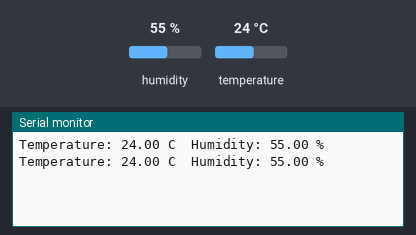
Recording of a sketch running on a simulated Arduino Uno, built with avr-gcc and run on an emulated ATmega328P. Parts: the last lines printed to the serial monitor. Inputs (shaded band) come from the test bench; at power-on: humidity 55 %, temperature 24 °C.

Above: at 2.8 s.
2.9 s: humidity set to 22 %
At 4.4 s:
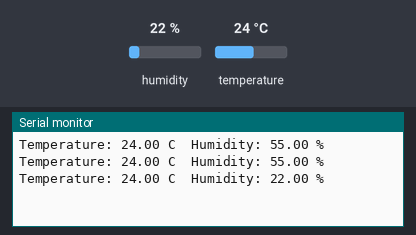
5.6 s: temperature set to 12 °C
At 7.4 s:
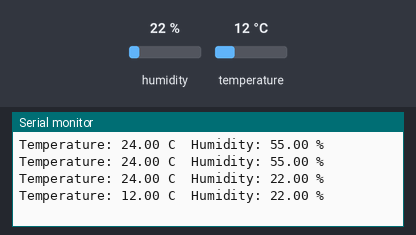
8.3 s: humidity set to 40 %
At 10.9 s:
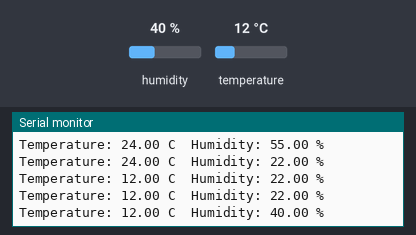
Timing chart, 0 to 12.4 s (numbered marks = the images above; inputs shaded):
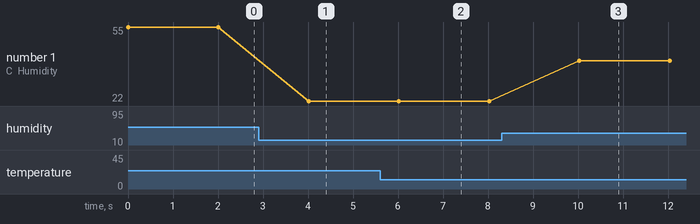

The sketch:

dht22_test.ino
```cpp
#include <DHT.h>

#define DHTPIN 2
#define DHTTYPE DHT22

DHT dht(DHTPIN, DHTTYPE);

void setup() {
  Serial.begin(9600);
  dht.begin();
}

void loop() {

  Serial.print("Temperature: ");
  Serial.print(dht.readTemperature());

  Serial.print(" C  Humidity: ");
  Serial.print(dht.readHumidity());

  Serial.println(" %");

  delay(2000);
}
```

Measured:
- after the input at 2.9 s, the serial monitor: prints a new line after 1.1 s (image 1)
- after the input at 5.6 s, the serial monitor: prints a new line after 0.42 s (image 2)
- after the input at 8.3 s, the serial monitor: prints a new line after 1.7 s (image 3)
- plotted number 1: 55 → 22 after the input at 2.9 s, 22 → 40 after the input at 8.3 s
